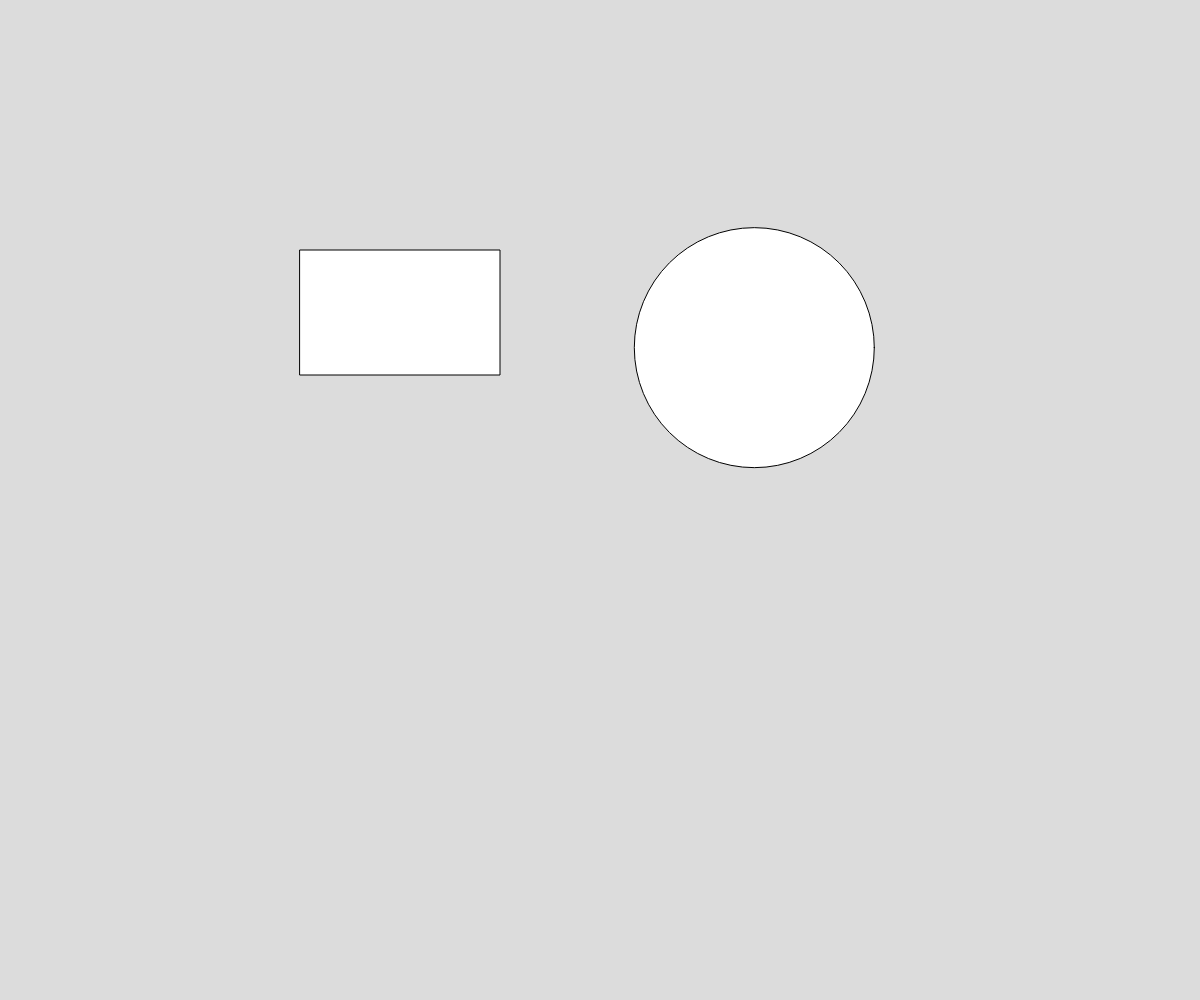
Frame 1 (no input)
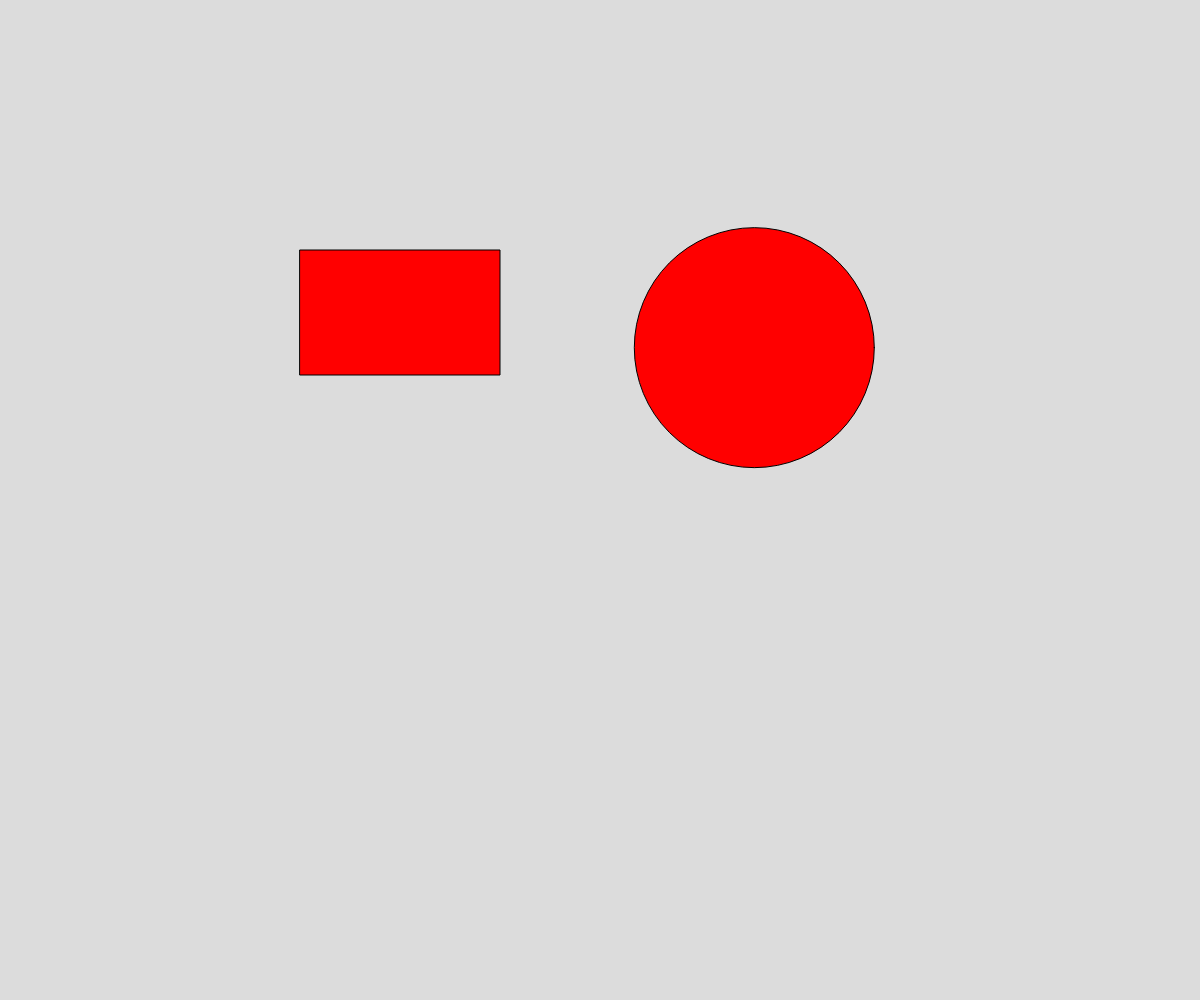
Frame 60 (no input)
Frame 120 (the mouse pressed at the canvas centre since frame 60): identical to frame 60, image omitted

The p5.js sketch that drew these frames (run headless with seeded random() and noise() and a simulated clock; from frame 60 on, the mouse is pressed at the canvas centre):

// p5.js sketch
// ── sketch.js
let fx;
let fy;
let fcx;
let fcy;
let fl;
let fh;
let ox;
let oy;
let od;
let kol;
let frx;
let fdy;
function setup() {
  createCanvas(windowWidth, windowHeight);
  fx = width / 4;
  fy = height / 4;
  fl = width / 6;
  fh = height / 8;
  frx = fx + fl;
  fdy = fy + fh;
  cd = width / 10;
  od = width / 5;
  or = od / 2;
  ox = random(od, width - od);
  oy = random(od, height - od);
  textSize(20);
}

function draw() {
  background(220);
  rect(fx, fy, fl, fh);
  fcx = fx + fl / 2;
  fcy = fy + fh / 2;
  circle(ox, oy, od);
  if (keyIsPressed == true) {
    move();
  }
  
  koll();
}
function move() {
  if (keyIsDown(LEFT_ARROW)) {
    fx--;
    fx--;
  }
  if (keyIsDown(RIGHT_ARROW)) {
    fx++;
    fx++;
  }
  if (keyIsDown(UP_ARROW)) {
    fy--;
    fy--;
  }
  if (keyIsDown(DOWN_ARROW)) {
    fy++;
    fy++;
  }
}
function koll() {
  if (kol == true) {
    fill(0, 255, 0);
  } else {
    fill(255, 0, 0);
  }
}
